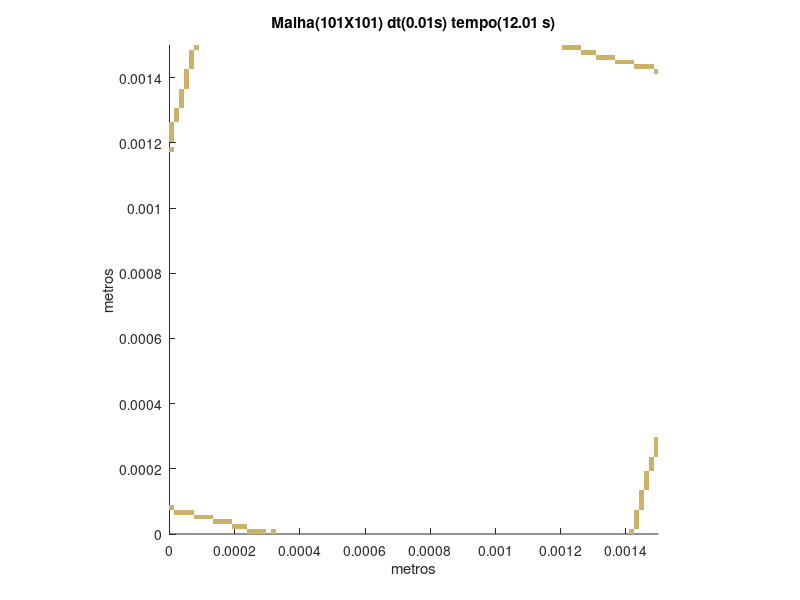

Write MATLAB code to recreate this figure.
set (gca,'PlotBoxAspectRatio',[1 1 1],'Xlim',[0,0.0015],'Ylim',[0,0.0015])
hold on
title('Malha(101X101) dt(0.01s) tempo(12.01 s)')
hold on
ylabel('metros')
hold on
xlabel('metros')
hold on

fill([0.000237623762376238 0.000237623762376238 0.000252475247524752 0.000252475247524752],[0 1.48514851485149E-05 1.48514851485149E-05 0],[0.8,0.7,0.4],'LineStyle','none')

fill([0.000252475247524752 0.000252475247524752 0.000267326732673267 0.000267326732673267],[0 1.48514851485149E-05 1.48514851485149E-05 0],[0.8,0.7,0.4],'LineStyle','none')

fill([0.000267326732673267 0.000267326732673267 0.000282178217821782 0.000282178217821782],[0 1.48514851485149E-05 1.48514851485149E-05 0],[0.8,0.7,0.4],'LineStyle','none')

fill([0.000282178217821782 0.000282178217821782 0.000297029702970297 0.000297029702970297],[0 1.48514851485149E-05 1.48514851485149E-05 0],[0.8,0.7,0.4],'LineStyle','none')

fill([0.000311881188118812 0.000311881188118812 0.000326732673267327 0.000326732673267327],[0 1.48514851485149E-05 1.48514851485149E-05 0],[0.8,0.7,0.4],'LineStyle','none')

fill([0.00141089108910891 0.00141089108910891 0.00142574257425743 0.00142574257425743],[0 1.48514851485149E-05 1.48514851485149E-05 0],[0.8,0.7,0.4],'LineStyle','none')

fill([0.000193069306930693 0.000193069306930693 0.000207920792079208 0.000207920792079208],[1.48514851485149E-05 2.97029702970297E-05 2.97029702970297E-05 1.48514851485149E-05],[0.8,0.7,0.4],'LineStyle','none')

fill([0.000207920792079208 0.000207920792079208 0.000222772277227723 0.000222772277227723],[1.48514851485149E-05 2.97029702970297E-05 2.97029702970297E-05 1.48514851485149E-05],[0.8,0.7,0.4],'LineStyle','none')

fill([0.000222772277227723 0.000222772277227723 0.000237623762376238 0.000237623762376238],[1.48514851485149E-05 2.97029702970297E-05 2.97029702970297E-05 1.48514851485149E-05],[0.8,0.7,0.4],'LineStyle','none')

fill([0.00142574257425743 0.00142574257425743 0.00144059405940594 0.00144059405940594],[1.48514851485149E-05 2.97029702970297E-05 2.97029702970297E-05 1.48514851485149E-05],[0.8,0.7,0.4],'LineStyle','none')

fill([0.000133663366336634 0.000133663366336634 0.000148514851485149 0.000148514851485149],[2.97029702970297E-05 4.45544554455446E-05 4.45544554455446E-05 2.97029702970297E-05],[0.8,0.7,0.4],'LineStyle','none')

fill([0.000148514851485149 0.000148514851485149 0.000163366336633663 0.000163366336633663],[2.97029702970297E-05 4.45544554455446E-05 4.45544554455446E-05 2.97029702970297E-05],[0.8,0.7,0.4],'LineStyle','none')

fill([0.000163366336633663 0.000163366336633663 0.000178217821782178 0.000178217821782178],[2.97029702970297E-05 4.45544554455446E-05 4.45544554455446E-05 2.97029702970297E-05],[0.8,0.7,0.4],'LineStyle','none')

fill([0.000178217821782178 0.000178217821782178 0.000193069306930693 0.000193069306930693],[2.97029702970297E-05 4.45544554455446E-05 4.45544554455446E-05 2.97029702970297E-05],[0.8,0.7,0.4],'LineStyle','none')

fill([0.00142574257425743 0.00142574257425743 0.00144059405940594 0.00144059405940594],[2.97029702970297E-05 4.45544554455446E-05 4.45544554455446E-05 2.97029702970297E-05],[0.8,0.7,0.4],'LineStyle','none')

fill([7.42574257425743E-05 7.42574257425743E-05 8.91089108910891E-05 8.91089108910891E-05],[4.45544554455446E-05 5.94059405940594E-05 5.94059405940594E-05 4.45544554455446E-05],[0.8,0.7,0.4],'LineStyle','none')

fill([8.91089108910891E-05 8.91089108910891E-05 0.000103960396039604 0.000103960396039604],[4.45544554455446E-05 5.94059405940594E-05 5.94059405940594E-05 4.45544554455446E-05],[0.8,0.7,0.4],'LineStyle','none')

fill([0.000103960396039604 0.000103960396039604 0.000118811881188119 0.000118811881188119],[4.45544554455446E-05 5.94059405940594E-05 5.94059405940594E-05 4.45544554455446E-05],[0.8,0.7,0.4],'LineStyle','none')

fill([0.000118811881188119 0.000118811881188119 0.000133663366336634 0.000133663366336634],[4.45544554455446E-05 5.94059405940594E-05 5.94059405940594E-05 4.45544554455446E-05],[0.8,0.7,0.4],'LineStyle','none')

fill([0.00142574257425743 0.00142574257425743 0.00144059405940594 0.00144059405940594],[4.45544554455446E-05 5.94059405940594E-05 5.94059405940594E-05 4.45544554455446E-05],[0.8,0.7,0.4],'LineStyle','none')

fill([1.48514851485149E-05 1.48514851485149E-05 2.97029702970297E-05 2.97029702970297E-05],[5.94059405940594E-05 7.42574257425743E-05 7.42574257425743E-05 5.94059405940594E-05],[0.8,0.7,0.4],'LineStyle','none')

fill([2.97029702970297E-05 2.97029702970297E-05 4.45544554455446E-05 4.45544554455446E-05],[5.94059405940594E-05 7.42574257425743E-05 7.42574257425743E-05 5.94059405940594E-05],[0.8,0.7,0.4],'LineStyle','none')

fill([4.45544554455446E-05 4.45544554455446E-05 5.94059405940594E-05 5.94059405940594E-05],[5.94059405940594E-05 7.42574257425743E-05 7.42574257425743E-05 5.94059405940594E-05],[0.8,0.7,0.4],'LineStyle','none')

fill([5.94059405940594E-05 5.94059405940594E-05 7.42574257425743E-05 7.42574257425743E-05],[5.94059405940594E-05 7.42574257425743E-05 7.42574257425743E-05 5.94059405940594E-05],[0.8,0.7,0.4],'LineStyle','none')

fill([0.00142574257425743 0.00142574257425743 0.00144059405940594 0.00144059405940594],[5.94059405940594E-05 7.42574257425743E-05 7.42574257425743E-05 5.94059405940594E-05],[0.8,0.7,0.4],'LineStyle','none')

fill([0 0 1.48514851485149E-05 1.48514851485149E-05],[7.42574257425743E-05 8.91089108910891E-05 8.91089108910891E-05 7.42574257425743E-05],[0.8,0.7,0.4],'LineStyle','none')

fill([0.00144059405940594 0.00144059405940594 0.00145544554455446 0.00145544554455446],[7.42574257425743E-05 8.91089108910891E-05 8.91089108910891E-05 7.42574257425743E-05],[0.8,0.7,0.4],'LineStyle','none')

fill([0.00144059405940594 0.00144059405940594 0.00145544554455446 0.00145544554455446],[8.91089108910891E-05 0.000103960396039604 0.000103960396039604 8.91089108910891E-05],[0.8,0.7,0.4],'LineStyle','none')

fill([0.00144059405940594 0.00144059405940594 0.00145544554455446 0.00145544554455446],[0.000103960396039604 0.000118811881188119 0.000118811881188119 0.000103960396039604],[0.8,0.7,0.4],'LineStyle','none')

fill([0.00144059405940594 0.00144059405940594 0.00145544554455446 0.00145544554455446],[0.000118811881188119 0.000133663366336634 0.000133663366336634 0.000118811881188119],[0.8,0.7,0.4],'LineStyle','none')

fill([0.00145544554455446 0.00145544554455446 0.00147029702970297 0.00147029702970297],[0.000133663366336634 0.000148514851485149 0.000148514851485149 0.000133663366336634],[0.8,0.7,0.4],'LineStyle','none')

fill([0.00145544554455446 0.00145544554455446 0.00147029702970297 0.00147029702970297],[0.000148514851485149 0.000163366336633663 0.000163366336633663 0.000148514851485149],[0.8,0.7,0.4],'LineStyle','none')

fill([0.00145544554455446 0.00145544554455446 0.00147029702970297 0.00147029702970297],[0.000163366336633663 0.000178217821782178 0.000178217821782178 0.000163366336633663],[0.8,0.7,0.4],'LineStyle','none')

fill([0.00145544554455446 0.00145544554455446 0.00147029702970297 0.00147029702970297],[0.000178217821782178 0.000193069306930693 0.000193069306930693 0.000178217821782178],[0.8,0.7,0.4],'LineStyle','none')

fill([0.00147029702970297 0.00147029702970297 0.00148514851485149 0.00148514851485149],[0.000193069306930693 0.000207920792079208 0.000207920792079208 0.000193069306930693],[0.8,0.7,0.4],'LineStyle','none')

fill([0.00147029702970297 0.00147029702970297 0.00148514851485149 0.00148514851485149],[0.000207920792079208 0.000222772277227723 0.000222772277227723 0.000207920792079208],[0.8,0.7,0.4],'LineStyle','none')

fill([0.00147029702970297 0.00147029702970297 0.00148514851485149 0.00148514851485149],[0.000222772277227723 0.000237623762376238 0.000237623762376238 0.000222772277227723],[0.8,0.7,0.4],'LineStyle','none')

fill([0.00148514851485149 0.00148514851485149 0.0015 0.0015],[0.000237623762376238 0.000252475247524752 0.000252475247524752 0.000237623762376238],[0.8,0.7,0.4],'LineStyle','none')

fill([0.00148514851485149 0.00148514851485149 0.0015 0.0015],[0.000252475247524752 0.000267326732673267 0.000267326732673267 0.000252475247524752],[0.8,0.7,0.4],'LineStyle','none')

fill([0.00148514851485149 0.00148514851485149 0.0015 0.0015],[0.000267326732673267 0.000282178217821782 0.000282178217821782 0.000267326732673267],[0.8,0.7,0.4],'LineStyle','none')

fill([0.00148514851485149 0.00148514851485149 0.0015 0.0015],[0.000282178217821782 0.000297029702970297 0.000297029702970297 0.000282178217821782],[0.8,0.7,0.4],'LineStyle','none')

fill([0 0 1.48514851485149E-05 1.48514851485149E-05],[0.00117326732673267 0.00118811881188119 0.00118811881188119 0.00117326732673267],[0.8,0.7,0.4],'LineStyle','none')

fill([0 0 1.48514851485149E-05 1.48514851485149E-05],[0.0012029702970297 0.00121782178217822 0.00121782178217822 0.0012029702970297],[0.8,0.7,0.4],'LineStyle','none')

fill([0 0 1.48514851485149E-05 1.48514851485149E-05],[0.00121782178217822 0.00123267326732673 0.00123267326732673 0.00121782178217822],[0.8,0.7,0.4],'LineStyle','none')

fill([0 0 1.48514851485149E-05 1.48514851485149E-05],[0.00123267326732673 0.00124752475247525 0.00124752475247525 0.00123267326732673],[0.8,0.7,0.4],'LineStyle','none')

fill([0 0 1.48514851485149E-05 1.48514851485149E-05],[0.00124752475247525 0.00126237623762376 0.00126237623762376 0.00124752475247525],[0.8,0.7,0.4],'LineStyle','none')

fill([1.48514851485149E-05 1.48514851485149E-05 2.97029702970297E-05 2.97029702970297E-05],[0.00126237623762376 0.00127722772277228 0.00127722772277228 0.00126237623762376],[0.8,0.7,0.4],'LineStyle','none')

fill([1.48514851485149E-05 1.48514851485149E-05 2.97029702970297E-05 2.97029702970297E-05],[0.00127722772277228 0.00129207920792079 0.00129207920792079 0.00127722772277228],[0.8,0.7,0.4],'LineStyle','none')

fill([1.48514851485149E-05 1.48514851485149E-05 2.97029702970297E-05 2.97029702970297E-05],[0.00129207920792079 0.00130693069306931 0.00130693069306931 0.00129207920792079],[0.8,0.7,0.4],'LineStyle','none')

fill([2.97029702970297E-05 2.97029702970297E-05 4.45544554455446E-05 4.45544554455446E-05],[0.00130693069306931 0.00132178217821782 0.00132178217821782 0.00130693069306931],[0.8,0.7,0.4],'LineStyle','none')

fill([2.97029702970297E-05 2.97029702970297E-05 4.45544554455446E-05 4.45544554455446E-05],[0.00132178217821782 0.00133663366336634 0.00133663366336634 0.00132178217821782],[0.8,0.7,0.4],'LineStyle','none')

fill([2.97029702970297E-05 2.97029702970297E-05 4.45544554455446E-05 4.45544554455446E-05],[0.00133663366336634 0.00135148514851485 0.00135148514851485 0.00133663366336634],[0.8,0.7,0.4],'LineStyle','none')

fill([2.97029702970297E-05 2.97029702970297E-05 4.45544554455446E-05 4.45544554455446E-05],[0.00135148514851485 0.00136633663366337 0.00136633663366337 0.00135148514851485],[0.8,0.7,0.4],'LineStyle','none')

fill([4.45544554455446E-05 4.45544554455446E-05 5.94059405940594E-05 5.94059405940594E-05],[0.00136633663366337 0.00138118811881188 0.00138118811881188 0.00136633663366337],[0.8,0.7,0.4],'LineStyle','none')

fill([4.45544554455446E-05 4.45544554455446E-05 5.94059405940594E-05 5.94059405940594E-05],[0.00138118811881188 0.0013960396039604 0.0013960396039604 0.00138118811881188],[0.8,0.7,0.4],'LineStyle','none')

fill([4.45544554455446E-05 4.45544554455446E-05 5.94059405940594E-05 5.94059405940594E-05],[0.0013960396039604 0.00141089108910891 0.00141089108910891 0.0013960396039604],[0.8,0.7,0.4],'LineStyle','none')

fill([4.45544554455446E-05 4.45544554455446E-05 5.94059405940594E-05 5.94059405940594E-05],[0.00141089108910891 0.00142574257425743 0.00142574257425743 0.00141089108910891],[0.8,0.7,0.4],'LineStyle','none')

fill([0.00148514851485149 0.00148514851485149 0.0015 0.0015],[0.00141089108910891 0.00142574257425743 0.00142574257425743 0.00141089108910891],[0.8,0.7,0.4],'LineStyle','none')

fill([5.94059405940594E-05 5.94059405940594E-05 7.42574257425743E-05 7.42574257425743E-05],[0.00142574257425743 0.00144059405940594 0.00144059405940594 0.00142574257425743],[0.8,0.7,0.4],'LineStyle','none')

fill([0.00142574257425743 0.00142574257425743 0.00144059405940594 0.00144059405940594],[0.00142574257425743 0.00144059405940594 0.00144059405940594 0.00142574257425743],[0.8,0.7,0.4],'LineStyle','none')

fill([0.00144059405940594 0.00144059405940594 0.00145544554455446 0.00145544554455446],[0.00142574257425743 0.00144059405940594 0.00144059405940594 0.00142574257425743],[0.8,0.7,0.4],'LineStyle','none')

fill([0.00145544554455446 0.00145544554455446 0.00147029702970297 0.00147029702970297],[0.00142574257425743 0.00144059405940594 0.00144059405940594 0.00142574257425743],[0.8,0.7,0.4],'LineStyle','none')

fill([0.00147029702970297 0.00147029702970297 0.00148514851485149 0.00148514851485149],[0.00142574257425743 0.00144059405940594 0.00144059405940594 0.00142574257425743],[0.8,0.7,0.4],'LineStyle','none')

fill([5.94059405940594E-05 5.94059405940594E-05 7.42574257425743E-05 7.42574257425743E-05],[0.00144059405940594 0.00145544554455446 0.00145544554455446 0.00144059405940594],[0.8,0.7,0.4],'LineStyle','none')

fill([0.00136633663366337 0.00136633663366337 0.00138118811881188 0.00138118811881188],[0.00144059405940594 0.00145544554455446 0.00145544554455446 0.00144059405940594],[0.8,0.7,0.4],'LineStyle','none')

fill([0.00138118811881188 0.00138118811881188 0.0013960396039604 0.0013960396039604],[0.00144059405940594 0.00145544554455446 0.00145544554455446 0.00144059405940594],[0.8,0.7,0.4],'LineStyle','none')

fill([0.0013960396039604 0.0013960396039604 0.00141089108910891 0.00141089108910891],[0.00144059405940594 0.00145544554455446 0.00145544554455446 0.00144059405940594],[0.8,0.7,0.4],'LineStyle','none')

fill([0.00141089108910891 0.00141089108910891 0.00142574257425743 0.00142574257425743],[0.00144059405940594 0.00145544554455446 0.00145544554455446 0.00144059405940594],[0.8,0.7,0.4],'LineStyle','none')

fill([5.94059405940594E-05 5.94059405940594E-05 7.42574257425743E-05 7.42574257425743E-05],[0.00145544554455446 0.00147029702970297 0.00147029702970297 0.00145544554455446],[0.8,0.7,0.4],'LineStyle','none')

fill([0.00130693069306931 0.00130693069306931 0.00132178217821782 0.00132178217821782],[0.00145544554455446 0.00147029702970297 0.00147029702970297 0.00145544554455446],[0.8,0.7,0.4],'LineStyle','none')

fill([0.00132178217821782 0.00132178217821782 0.00133663366336634 0.00133663366336634],[0.00145544554455446 0.00147029702970297 0.00147029702970297 0.00145544554455446],[0.8,0.7,0.4],'LineStyle','none')

fill([0.00133663366336634 0.00133663366336634 0.00135148514851485 0.00135148514851485],[0.00145544554455446 0.00147029702970297 0.00147029702970297 0.00145544554455446],[0.8,0.7,0.4],'LineStyle','none')

fill([0.00135148514851485 0.00135148514851485 0.00136633663366337 0.00136633663366337],[0.00145544554455446 0.00147029702970297 0.00147029702970297 0.00145544554455446],[0.8,0.7,0.4],'LineStyle','none')

fill([5.94059405940594E-05 5.94059405940594E-05 7.42574257425743E-05 7.42574257425743E-05],[0.00147029702970297 0.00148514851485149 0.00148514851485149 0.00147029702970297],[0.8,0.7,0.4],'LineStyle','none')

fill([0.00126237623762376 0.00126237623762376 0.00127722772277228 0.00127722772277228],[0.00147029702970297 0.00148514851485149 0.00148514851485149 0.00147029702970297],[0.8,0.7,0.4],'LineStyle','none')

fill([0.00127722772277228 0.00127722772277228 0.00129207920792079 0.00129207920792079],[0.00147029702970297 0.00148514851485149 0.00148514851485149 0.00147029702970297],[0.8,0.7,0.4],'LineStyle','none')

fill([0.00129207920792079 0.00129207920792079 0.00130693069306931 0.00130693069306931],[0.00147029702970297 0.00148514851485149 0.00148514851485149 0.00147029702970297],[0.8,0.7,0.4],'LineStyle','none')

fill([7.42574257425743E-05 7.42574257425743E-05 8.91089108910891E-05 8.91089108910891E-05],[0.00148514851485149 0.0015 0.0015 0.00148514851485149],[0.8,0.7,0.4],'LineStyle','none')

fill([0.0012029702970297 0.0012029702970297 0.00121782178217822 0.00121782178217822],[0.00148514851485149 0.0015 0.0015 0.00148514851485149],[0.8,0.7,0.4],'LineStyle','none')

fill([0.00121782178217822 0.00121782178217822 0.00123267326732673 0.00123267326732673],[0.00148514851485149 0.0015 0.0015 0.00148514851485149],[0.8,0.7,0.4],'LineStyle','none')

fill([0.00123267326732673 0.00123267326732673 0.00124752475247525 0.00124752475247525],[0.00148514851485149 0.0015 0.0015 0.00148514851485149],[0.8,0.7,0.4],'LineStyle','none')

fill([0.00124752475247525 0.00124752475247525 0.00126237623762376 0.00126237623762376],[0.00148514851485149 0.0015 0.0015 0.00148514851485149],[0.8,0.7,0.4],'LineStyle','none')
